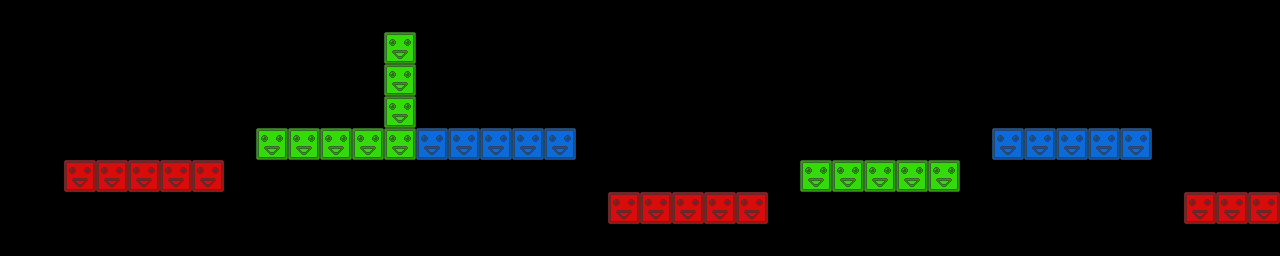

This is a level from a 2D game, rendered from its Tiled map with the project's own tilesets. A one-line summary and the map file follow, with tile-layer data summarised:
An orthogonal 40x8 tile map with 32x32 px tiles, 3 tile layers (red, green, blue) and 11 objects.

<map version="1.0" orientation="orthogonal" renderorder="right-down" width="40" height="8" tilewidth="32" tileheight="32">
 <tileset firstgid="1" name="blocks" tilewidth="32" tileheight="32">
  <image source="blocks.png" width="96" height="32" />
 </tileset>
 <layer name="red" width="40" height="8">
  <data>[320 cells, 13 non-empty, 1 distinct tile ids]</data>
 </layer>
 <layer name="green" width="40" height="8">
  <data>[320 cells, 13 non-empty, 1 distinct tile ids]</data>
 </layer>
 <layer name="blue" width="40" height="8">
  <data>[320 cells, 10 non-empty, 1 distinct tile ids]</data>
 </layer>
 <objectgroup name="crystals">
  <object x="205" y="136">
   <ellipse />
  </object>
  <object x="346" y="88">
   <ellipse />
  </object>
  <object x="519" y="86">
   <ellipse />
  </object>
  <object x="658" y="163">
   <ellipse />
  </object>
  <object x="876" y="117">
   <ellipse />
  </object>
  <object x="1085" y="77">
   <ellipse />
  </object>
  <object x="1265" y="173">
   <ellipse />
  </object>
 </objectgroup>
 <objectgroup name="spikes">
  <object x="463" y="85">
   <ellipse />
  </object>
  <object x="709" y="151">
   <ellipse />
  </object>
  <object x="878" y="146">
   <ellipse />
  </object>
  <object x="1195" y="144">
   <ellipse />
  </object>
 </objectgroup>
</map>
